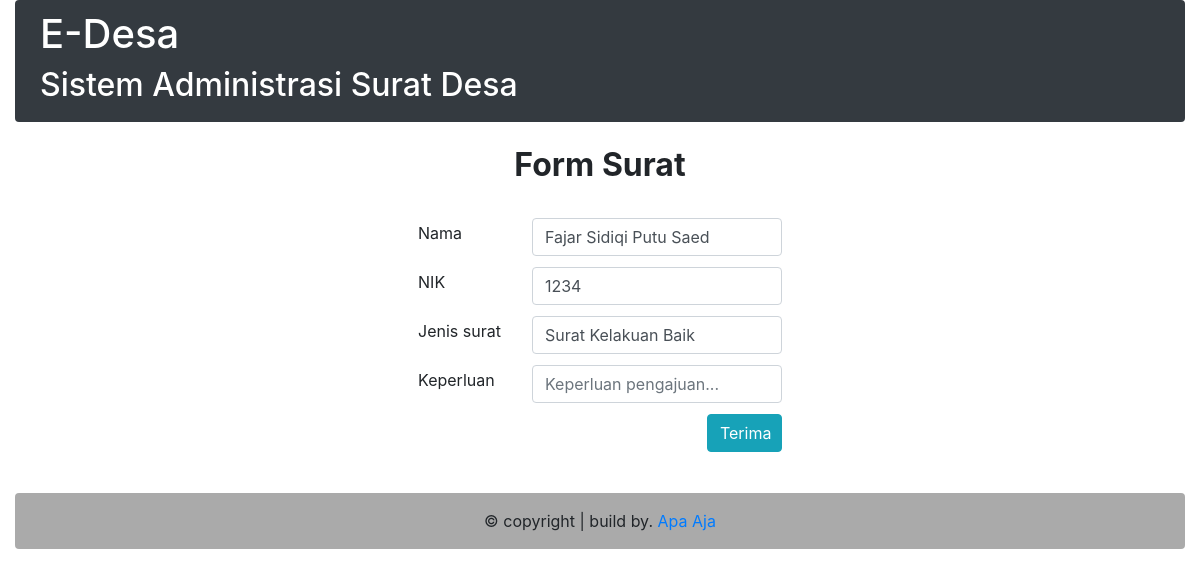
The app's page /c_surat/pilih_data_warga/0001/1234 with its own data.
### tables this page shows
CREATE TABLE `warga` (
  `nkk` varchar(16) NOT NULL,
  `nik` varchar(16) NOT NULL,
  `nama` varchar(30) NOT NULL,
  `tempat_lahir` varchar(30) NOT NULL,
  `tanggal_lahir` date NOT NULL,
  `umur` int(4) NOT NULL,
  `jenis_kelamin` varchar(9) NOT NULL,
  `pendidikan` varchar(30) NOT NULL,
  `perkawinan` varchar(30) NOT NULL,
  `agama` varchar(12) NOT NULL,
  `pekerjaan` varchar(20) NOT NULL,
  `username` varchar(16) NOT NULL,
  `password` varchar(16) NOT NULL,
  `status` varchar(5) NOT NULL,
  `avatar` varchar(30) NOT NULL
);

CREATE TABLE `surat` (
  `kode_surat` varchar(4) NOT NULL,
  `nama_surat` varchar(30) NOT NULL
);

### application/controllers/c_surat.php (called while the page is built, shortened)
<?php
class c_surat extends CI_Controller {
	function __construct() {
			$this->load->model('m_user');
		}
		public function pilih_data_warga(){
			$ks = $this->uri->segment(3);
			$nik = $this->uri->segment(4);
			$data = array(
					'head'=>'v_header',
					'foot'=>'v_footer',
					'navbar'=>'v_navbar',
					'kodesurat' => $this->m_user->datasuratform($ks),
					'warga'=> $this->m_user->getnikwarga($nik)
				);
			$this->load->view('surat/admin/pengajuan-offline/v_form',$data);
		}
}
?>

### index.php (called while the page is built, shortened)
<?php
require_once BASEPATH.'core/CodeIgniter.php';

### application/models/m_user.php (called while the page is built, shortened)
 <?php
	class M_user extends CI_Model {
		public function getnikwarga($nik) {
			$query = $this->db->query("SELECT * FROM warga WHERE nik = '$nik'");
				return $query->result();
		}
		public function datasuratform($kode) {
			$hsl = $this->db->query("SELECT * FROM surat WHERE kode_surat = '$kode'");
			return $hsl;
		}
	}
?>

### application/views/surat/admin/pengajuan-offline/v_form.php (the view, shortened to what this page needs)
<html lang="en">
  <head>
    <link rel="stylesheet" type="text/css" href="<?php echo base_url().'assets/css/style_user.css'?>">
    <link rel="stylesheet" href="https://stackpath.bootstrapcdn.com/bootstrap/4.3.1/css/bootstrap.min.css">
  </head>
  <body>
    <div class="container-fluid">
<div class="container" id="isi">
      <div class="row">
        <div class="col-sm-12">
            <div class="judul">
              <br>
              <h2 align="center"> <strong> Form Surat </strong> </h2>
              <br>
            </div>
        <div>
            <form action="<?php echo base_url().'c_surat/uploudpengajuanoffline' ?>" method="POST" enctype="multipart/form-data">
            <div>
                <div align="center">
                    <table>
                      <?php foreach ($warga as $wrg) {
                        $namawarga = $wrg->nama;
                        $nik = $wrg->nik;
                      } ?>
                        <tr>
                            <td style="padding-bottom: 10px;"> <label for="lname">Nama </label> </td>
                            <td style="padding-bottom: 10px; padding-left: 30px;"> <input type="text" name="nama" id="nama" value="<?php echo $namawarga; ?>" autocomplete="off" class="css-input form-control" style="width:250px;"> </td>
                        </tr>
                        <tr>
                            <td style="padding-bottom: 10px;"> <label for="country">NIK </label> </td>
                            <td style="padding-bottom: 10px; padding-left: 30px;"> <input type="text" name="nik" id="nik" value="<?php echo $nik; ?>" autocomplete="off" class="css-input form-control" style="width:250px;"> </td>
                        </tr>
                        <?php foreach ($kodesurat->result_array() as $ks) {
                          $namasurat = $ks['nama_surat'];
                        } ?>
                        <tr>
                            <td style="padding-bottom: 10px;"> <label for="subject">Jenis surat </label> </td>
                            <td style="padding-bottom: 10px; padding-left: 30px;"> <input type="text" name="jenis" id="umur" value="<?php echo $namasurat; ?>" autocomplete="off" class="css-input form-control" style="width:250px;"></td>
                        </tr>
                        <tr>
                            <td style="padding-bottom: 10px;"> <label for="subject">Keperluan </label> </td>
                            <td style="padding-bottom: 10px; padding-left: 30px;"> <input type="text" name="keperluan" id="jenis_kelamin" placeholder="Keperluan pengajuan..." autocomplete="off" class="css-input form-control" style="width:250px;"> </td>
                        </tr>
                        <tr>
                            <td></td>
                           <td> <a href="<?php echo base_url().'c_surat/cetaksurat/'.$wrg->nik; ?>" class="btn btn-info" style="float: right; width: 75px;">Terima</a> </td>
                        </tr>
                  </table>
                </div>
            </div>
            </form>
        </div>
        </div>
      </div>
    </div>
    <br>
   </div>
  </body>
</html>

### assets/css/style_user.css (style rules this page uses)
html { position: relative; font-size: 1rem; }

### records on screen
warga: nama "Fajar Sidiqi Putu Saed", nik "1234"
surat: jenis "Surat Kelakuan Baik"
